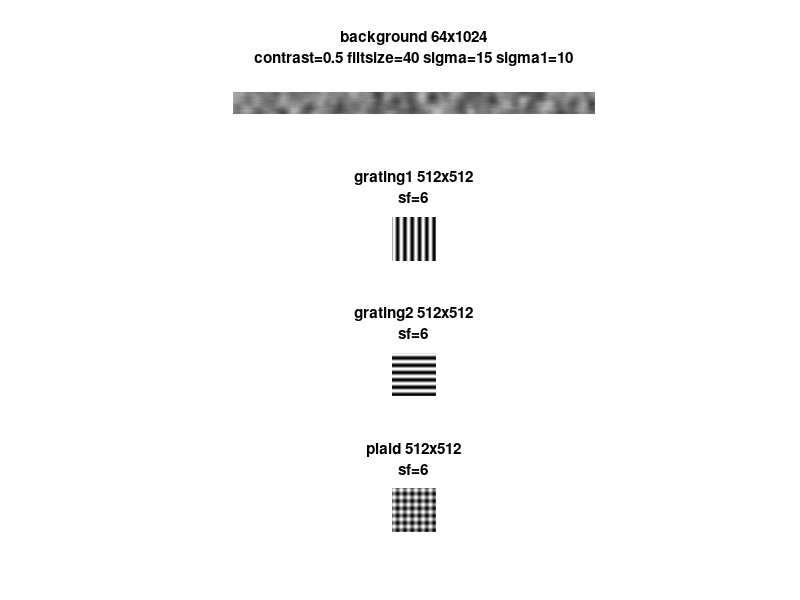

Reproduce this figure in MATLAB. (Note: this script raises an error after producing the figure.)
% From Aman 
% Modified by Mai Feb 2019

texsize = 512;
wn_contrast = 0.5;
sf = 6; % no.of bars visible

% Gray
textures(1).matrix = 0.5*ones(64,64);

% Unfiltered Whitenoise
textures(2).matrix = rand(16, 512);

% Horizontal grating
textures(6).matrix = 0.5+0.5*repmat(sin(0:((2*sf*pi)/texsize):(2*sf)*pi-(((2*sf)*pi)/texsize)),texsize,1);

% Vertical grating
textures(7).matrix = 0.5+0.5*repmat(sin(0:(((2*sf)*pi)/texsize):(2*sf)*pi-(((2*sf)*pi)/texsize))',1,texsize);

% Plaid
textures(8).matrix = (textures(6).matrix+textures(7).matrix)/2;

% c = [0:0.1:1.0];

% % Horixontal grating at 0, 10 to 100% contrast
% for n = 6:16
%     textures(n).matrix = 0.5+c(n-5)*0.5*repmat(sin(0:(((2*sf)*pi)/texsize):(2*sf)*pi-(((2*sf)*pi)/texsize)),texsize,1);
% end

% % Anti-phase Vertical, horizontal gratings
% textures(17).matrix = 1-textures(4).matrix;
% textures(20).matrix = 1-textures(3).matrix;
% textures(21).matrix = 1-textures(17).matrix;


%% Filtered White noise
% Making a 2D Gaussian filter to convolve
filtSize = 40;
sigma = 15;
sigma1 = 10; %3

x = 1:filtSize;


for texID = 2:5
    
    %     if texID==4; sigma = 30; end;
%     if texID==3; sigma = 5; end;

    y = exp(-((x-round(filtSize/2)).^2)/(2*sigma^2));
    y1 = exp(-((x-round(filtSize/2)).^2)/(2*sigma1^2));
    y = y./sum(y);
    y1 = y1./sum(y1);
    
    
    filt2 = y'*y1;
    % imagesc(filt2); colormap(gray)
    
    Im = rand(texsize/8+filtSize*2,texsize*2+filtSize*2);
    
    % Convolving and normalizing the image to 100% contrast
    Imf = conv2(filt2,Im);
    Imf = Imf(filtSize+floor(filtSize/2):end-ceil(filtSize/2)-filtSize,filtSize+floor(filtSize/2):end-ceil(filtSize/2)-filtSize);
    Imf = Imf - min(min(Imf));
    Im_full = Imf./max(max(Imf));
    Im_new = ((Im_full-0.5)*wn_contrast) + 0.5;
    textures(texID).matrix = Im_new;
end

% pause(1);
% close;

% clear Im ImF filt2 texID x y

%% plot textures

% cd C:\Users\m.morimoto\Documents\GitHub\SaleemLab-VR\VRCentral\data
% load('textures_hf_Mik4.mat')

figure; 

subplot(4,1,1)
tex=textures(2).matrix;    
imagesc(tex, [0 1]);
title({['background ', num2str(size(tex,1)),'x', num2str(size(tex,2))],...
    ['contrast=', num2str(wn_contrast), ' filtsize=', num2str(filtSize),' sigma=', num2str(sigma), ' sigma1=', num2str(sigma1)]})
colormap gray; axis equal; box off; axis off

subplot(4,1,2); 
tex=textures(6).matrix;    
imagesc(tex, [0 1]);
title({['grating1 ', num2str(size(tex,1)),'x', num2str(size(tex,2))], ['sf=', num2str(sf)]})
colormap gray; axis equal; box off; axis off

subplot(4,1,3); 
tex=textures(7).matrix;    
imagesc(tex, [0 1]);
title({['grating2 ', num2str(size(tex,1)),'x', num2str(size(tex,2))], ['sf=', num2str(sf)]})
colormap gray; axis equal; box off; axis off

subplot(4,1,4); 
tex=textures(8).matrix;    
imagesc(tex, [0 1]);
title({['plaid ', num2str(size(tex,1)),'x', num2str(size(tex,2))], ['sf=', num2str(sf)]})
colormap gray; axis equal; box off; axis off

%% save

savefolder='C:\Users\m.morimoto\Documents\GitHub\SaleemLab-VR\VRCentral\data';
savefile='textures_MM4.mat';

save([savefolder,filesep,savefile], 'textures')




















